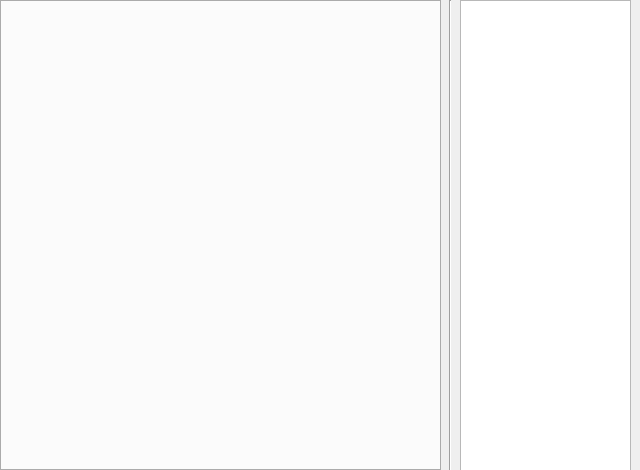
<?xml version="1.0" encoding="UTF-8"?>
<ui version="4.0">
 <class>teachermanage</class>
 <widget class="QWidget" name="teachermanage">
  <property name="geometry">
   <rect>
    <x>0</x>
    <y>0</y>
    <width>640</width>
    <height>470</height>
   </rect>
  </property>
  <property name="windowTitle">
   <string>Form</string>
  </property>
  <widget class="QTextBrowser" name="textBrowser">
   <property name="geometry">
    <rect>
     <x>460</x>
     <y>0</y>
     <width>171</width>
     <height>481</height>
    </rect>
   </property>
  </widget>
  <widget class="Line" name="line">
   <property name="geometry">
    <rect>
     <x>440</x>
     <y>0</y>
     <width>21</width>
     <height>471</height>
    </rect>
   </property>
   <property name="orientation">
    <enum>Qt::Vertical</enum>
   </property>
  </widget>
  <widget class="QTabWidget" name="tabWidget">
   <property name="geometry">
    <rect>
     <x>0</x>
     <y>0</y>
     <width>441</width>
     <height>471</height>
    </rect>
   </property>
   <property name="focusPolicy">
    <enum>Qt::NoFocus</enum>
   </property>
  </widget>
 </widget>
 <resources/>
 <connections/>
</ui>
